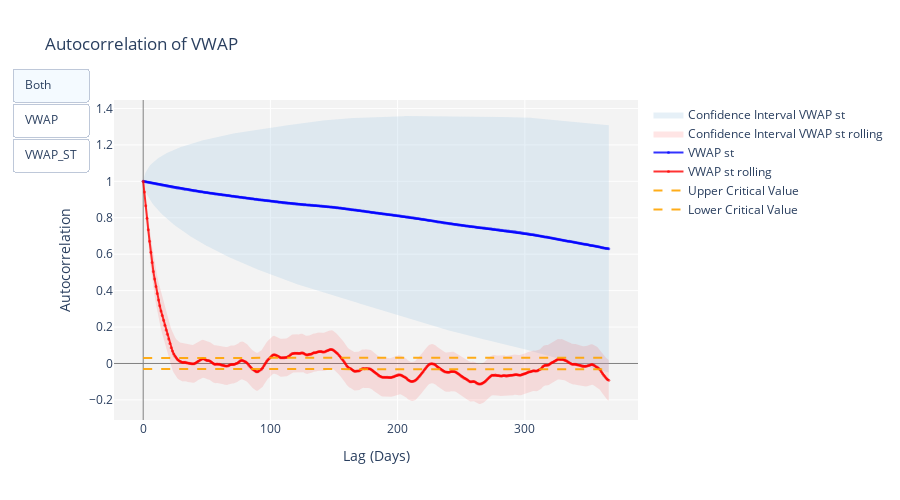

Notebook code cell kept with this figure:
### Code cell
fig = go.Figure()

lags = list(range(nlags + 1))
error = 0.05
ts_len = len(df['vwap'].dropna())

fig.add_trace(go.Scatter(
    x=lags + lags[::-1],
    y=np.concatenate([confint_vwap_st[:, 0], confint_vwap_st[:, 1][::-1]]),
    fill='toself',
    fillcolor='rgba(172, 204, 227, 0.3)',
    line=dict(color='rgba(255,255,255,0)'),
    name='Confidence Interval VWAP st',
    mode='lines',
    hoverinfo='none'
))

fig.add_trace(go.Scatter(
    x=lags + lags[::-1],
    y=np.concatenate([confint_vwap_rw_st[:, 0], confint_vwap_rw_st[:, 1][::-1]]),
    fill='toself',
    fillcolor='rgba(255, 0, 0, 0.1)',
    line=dict(color='rgba(255,255,255,0)'),
    name='Confidence Interval VWAP st rolling',
    mode='lines',
    hoverinfo='none'
))


critical_values = np.array([stats.norm.ppf(error / 2) / np.sqrt(ts_len - lag) for lag in lags])

fig.add_trace(go.Scatter(x=lags, y=acf_vwap_st, mode='lines+markers', showlegend=True, name='VWAP st',
                         visible=True, line=dict(color='rgba(0, 0, 255, 0.8)'),
                         marker=dict(color='rgba(0, 0, 255, 0.6)', size=3)))

fig.add_trace(go.Scatter(x=lags, y=acf_vwap_rw_st, mode='lines+markers', showlegend=True, name='VWAP st rolling',
                         visible=True, line=dict(color='rgba(255, 0, 0, 0.8)'), 
                         marker=dict(color='rgba(255, 0, 0, 0.6)', size=3)))

fig.add_trace(go.Scatter(x=lags, y=critical_values, mode='lines', name='Upper Critical Value',
                         line=dict(color='rgba(255, 165, 0, 0.9)', dash='dash')))
fig.add_trace(go.Scatter(x=lags, y=-critical_values, mode='lines', name='Lower Critical Value',
                         line=dict(color='rgba(255, 165, 0, 0.9)', dash='dash')))

updatemenus = [
    dict(
        type="buttons",
        y=1.1, 
        showactive=True,
        buttons=[
            dict(label="Both",
                 method="update",
                 args=[{"visible": [True, True, True, True, True, True]}],
            ),
            dict(label="VWAP",
                 method="update",
                 args=[{"visible": [True, False, True, False, True, True]}],
            ),
            dict(label="VWAP_ST",
                 method="update",
                 args=[{"visible": [False, True, False, True, True, True]}],
            )
        ],
    )
]

fig.update_layout(
    updatemenus=updatemenus,
    title='Autocorrelation of VWAP',
    xaxis_title='Lag (Days)',
    yaxis_title='Autocorrelation',
    yaxis=dict(
        zeroline=True,
        zerolinecolor='gray',
        zerolinewidth=1,
    ),
    xaxis=dict(
        zeroline=True,
        zerolinecolor='gray',
        zerolinewidth=1,
    ),
    plot_bgcolor='rgba(240, 240, 240, 0.8)', 
    paper_bgcolor='white',
    height=500
)

fig.show()

### Figure 1 — Plotly figure (JSON) as saved in the notebook; plotly's stock layout.template omitted (floating-point values rounded to 4 significant figures; data arrays with more than 128 entries replaced by an {"elided": "..."} marker saying what was removed)
{"data": [{"fill": "toself", "fillcolor": "rgba(172, 204, 227, 0.3)", "hoverinfo": "none", "line": {"color": "rgba(255,255,255,0)"}, "mode": "lines", "name": "Confidence Interval VWAP st", "type": "scatter", "x": {"elided": "734 int values"}, "y": {"elided": "734 float values"}}, {"fill": "toself", "fillcolor": "rgba(255, 0, 0, 0.1)", "hoverinfo": "none", "line": {"color": "rgba(255,255,255,0)"}, "mode": "lines", "name": "Confidence Interval VWAP st rolling", "type": "scatter", "x": {"elided": "734 int values"}, "y": {"elided": "734 float values"}}, {"line": {"color": "rgba(0, 0, 255, 0.8)"}, "marker": {"color": "rgba(0, 0, 255, 0.6)", "size": 3}, "mode": "lines+markers", "name": "VWAP st", "showlegend": true, "type": "scatter", "visible": true, "x": {"elided": "367 int values"}, "y": {"elided": "367 float values"}}, {"line": {"color": "rgba(255, 0, 0, 0.8)"}, "marker": {"color": "rgba(255, 0, 0, 0.6)", "size": 3}, "mode": "lines+markers", "name": "VWAP st rolling", "showlegend": true, "type": "scatter", "visible": true, "x": {"elided": "367 int values"}, "y": {"elided": "367 float values"}}, {"line": {"color": "rgba(255, 165, 0, 0.9)", "dash": "dash"}, "mode": "lines", "name": "Upper Critical Value", "type": "scatter", "x": {"elided": "367 int values"}, "y": {"elided": "367 float values"}}, {"line": {"color": "rgba(255, 165, 0, 0.9)", "dash": "dash"}, "mode": "lines", "name": "Lower Critical Value", "type": "scatter", "x": {"elided": "367 int values"}, "y": {"elided": "367 float values"}}], "layout": {"height": 500, "paper_bgcolor": "white", "plot_bgcolor": "rgba(240, 240, 240, 0.8)", "title": {"text": "Autocorrelation of VWAP"}, "updatemenus": [{"buttons": [{"args": [{"visible": [true, true, true, true, true, true]}], "label": "Both", "method": "update"}, {"args": [{"visible": [true, false, true, false, true, true]}], "label": "VWAP", "method": "update"}, {"args": [{"visible": [false, true, false, true, true, true]}], "label": "VWAP_ST", "method": "update"}], "showactive": true, "type": "buttons", "y": 1.1}], "xaxis": {"title": {"text": "Lag (Days)"}, "zeroline": true, "zerolinecolor": "gray", "zerolinewidth": 1}, "yaxis": {"title": {"text": "Autocorrelation"}, "zeroline": true, "zerolinecolor": "gray", "zerolinewidth": 1}}}
